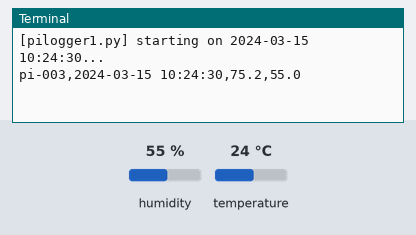
Simulated run of this program. Board: Raspberry Pi (BCM pin numbers). Shown: the last lines printed to the terminal. Inputs (shaded band) come from the test bench; at power-on: humidity 55 %, temperature 24 °C. The clock reads 2024-03-15 10:24:30 at power-on unless the program sets it.

Above: at 1.2 s.
1.3 s: humidity set to 22 %
At 2.8 s:
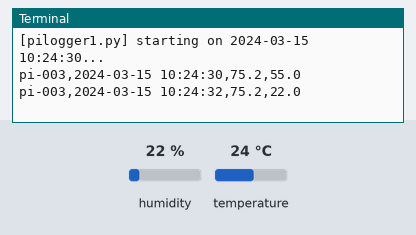
3.4 s: temperature set to 12 °C
At 4.8 s:
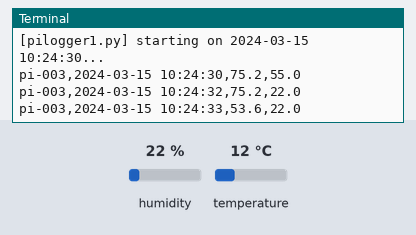
5.5 s: humidity set to 40 %
At 7.9 s:
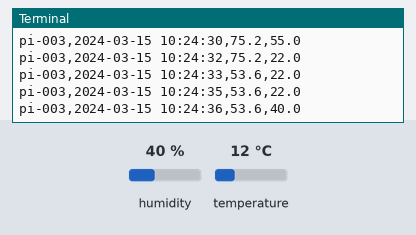

The program:

pilogger1.py
```python
#!/usr/bin/env python
#
# This project will collect temperature and humidity information using a DHT type sensor.
#

import Adafruit_DHT
import time
import RPi.GPIO as GPIO
import datetime

# General settings
prog_name = "pilogger1.py"

# DHT Sensor settings
# Sensor should be set to Adafruit_DHT.DHT11,
# Adafruit_DHT.DHT22, or Adafruit_DHT.AM2302.

dht_sensor_port = 4                     # Connect the DHT sensor to port 4
dht_sensor_type = Adafruit_DHT.DHT11

device = "pi-003"           		    # Host name of the data collector device

GPIO.setmode(GPIO.BCM)                  # Use the Broadcom pin numbering
GPIO.setup(dht_sensor_port, GPIO.IN)    # DHT sensor port as input

# Print welcome
print('[{0:s}] starting on {1:s}...'.format(prog_name, datetime.datetime.today().strftime('%Y-%m-%d %H:%M:%S')))

# Main loop
try:
    while True:
        hum, temp = Adafruit_DHT.read_retry(dht_sensor_type, dht_sensor_port)
        temp = temp * 9/5.0 + 32
        now = datetime.datetime.now()
        date = now.strftime('%Y-%m-%d %H:%M:%S')
        print('{0:s},{1:s},{2:0.1f},{3:0.1f}'.format(device,date,temp,hum))
        time.sleep(1)

except (IOError,TypeError) as e:
	print("Exiting...")

except KeyboardInterrupt:
    	# here you put any code you want to run before the program
    	# exits when you press CTRL+C
	print("Stopping...")

finally:
	print("Cleaning up...")
	GPIO.cleanup() # this ensures a clean exit
```

Measured:
- after the input at 1.3 s, the terminal: prints a new line after 0.75 s (image 1)
- after the input at 3.4 s, the terminal: prints a new line after 0.18 s (image 2)
- after the input at 5.5 s, the terminal: prints a new line after 1.1 s (image 3)
